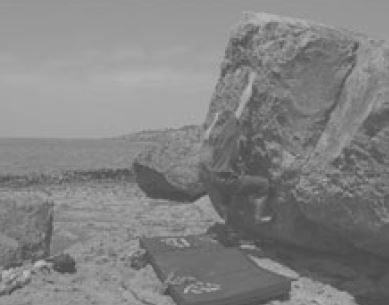
//> input picture Resources/hist.JPG, 389 x 305 px
$ ./UseHist   (built with g++ and OpenCV 4)
//> lines starting //> are read from the running program, lines starting //| are printed output that depends on the picture; after the words box and inside, x2 and y2 are one past the last pixel; in counts of white or black regions, pixels touching at a corner belong together
### Histogram/Hist.h
#pragma once
#include<iostream>
#include<opencv2/highgui/highgui.hpp>
#include<opencv2/imgproc/imgproc.hpp>
#define RESOURSESDIR "C:/sakeofShit/VS/myOpenCVPractice/Resources"

class Histo
{
private:
	cv::Mat source;
	cv::Mat original;
	cv::Mat grayscale;
	cv::Mat Histogram;
	std::vector <int> HistoCeil;
	int hist_w;
	int hist_h;
	int bin_w;
	const int HValues = 256;
	int this_brightness = 127;
	int this_contrast = 100;
private:
	bool imgLoad();
	void HValuesInit();
	void GetHV();
	void SetAttributes();
public:
	Histo();
	Histo(cv::Mat);
	~Histo();
	void DisplayAll();
	cv::Mat& GetSrc();
	cv::Mat& GetHist();
	static void ChangeBrightness(int, void*);
	static void ChangeContrast(int, void*);
	static cv::Mat getData(const std::string dir, const std::string savedir);
	void ChangeBrightness(int);
	void ChangeContrast(int);
};

### Histogram/Hist.cpp
#include "Hist.h"

// [38 lines left out: functions getData, Histo, not called in this run]

Histo::Histo(cv::Mat img)
{
	original = img;
	source = original.clone();
	HValuesInit();
	GetHV();
	SetAttributes();
	return;
}

Histo::~Histo()
{
	// All vectors and Mat objects are destroyed automatically
	// as they leave their scope
	return;
}

// [9 lines left out: functions GetSrc, GetHist, not called in this run]

void Histo::GetHV()
{
	cv::cvtColor(source, grayscale, cv::COLOR_BGR2GRAY);
	// calculate the no of pixels for each intensity values
	for (int y = 0; y < grayscale.rows; y++)
		for (int x = 0; x < grayscale.cols; x++)
			HistoCeil[(int)grayscale.at<uchar>(y, x)]++;
	return;
}

void Histo::HValuesInit()
{
	hist_w = 512;
	hist_h = 400;
	bin_w = cvRound((double)hist_w / HValues);
	HistoCeil.resize(HValues);
	// initialize all intensity values to 0
	for (int i = 0; i < HValues; ++i)
	{
		HistoCeil[i] = 0;
	}
	return;
}

void Histo::SetAttributes()
{
	Histogram = cv::Mat(hist_h, hist_w, CV_8UC1, cv::Scalar(255, 255, 255));
	int max = HistoCeil[0];
	for (int i = 1; i < HValues; i++) {
		if (max < HistoCeil[i])
			max = HistoCeil[i];
	}
	// normalize the histogram between 0 and histImage.rows
	for (int i = 0; i < HValues; ++i) {
		HistoCeil[i] = int(((double)HistoCeil[i] / max) * Histogram.rows);
	}
	// draw the intensity line for histogram
	for (int i = 0; i < HValues; i++)
	{
		cv::line(Histogram, cv::Point(bin_w * (i), hist_h),
			cv::Point(bin_w * (i), hist_h - HistoCeil[i]),
			cv::Scalar(0, 0, 0), 2, 8, 0);
	}
	return;
}

void Histo::DisplayAll()
{
	if (source.empty())
	{
		std::cerr << "\tNothing to display.\n\n";
		cv::waitKey();
		return;
	}
	const std::string HistWinName = "Intensity Histogram ";
	const std::string ImgWinName = "Image ";
	const std::string text("C: " + std::to_string(this_contrast) + " B: " + std::to_string(254 - this_brightness));

	cv::namedWindow(HistWinName, cv::WINDOW_AUTOSIZE);
	cv::imshow(HistWinName, Histogram);
	cv::namedWindow(ImgWinName, cv::WINDOW_AUTOSIZE);
	cv::hconcat(original, source, source);
	cv::putText(source, text, cv::Point(10, 20), cv::FONT_HERSHEY_DUPLEX, 0.5, cv::Scalar(255, 0, 255));
	cv::imshow(ImgWinName, source);
	return;
}

// [73 lines left out: functions imgLoad, ChangeBrightness, ChangeContrast, ChangeBrightness, ChangeContrast, not called in this run]

### Histogram/UseHist.cpp
#include "Hist.h"
#define RESDIR "C:/sakeofShit/VS/myOpenCVPractice/Resources"
#define SAVEDIR "C:/sakeofShit/VS/myOpenCVPractice/Saves"

int main()
{
	int bin_contrast = 100;
	int bin_intensity = 127;
	std::string pathname;
	const std::string dir(RESDIR);
	const std::string savedir(SAVEDIR);
	std::cout << "\nCurrent Directory to search is \"" << dir << "\"\n";
	std::cout << "Directory for saving is \"" << savedir << "\"\n";
	std::cout << "Enter the filename :\t";
	std::cin >> pathname;
//> the answer given: ../Resources/hist.JPG
	cv::Mat imgCap = cv::imread(dir + "/" + pathname);
//> imgCap is the input picture: 305 rows x 389 cols, CV_8UC3; min 68, max 199, mean 130.5
	if (imgCap.empty())
	{
		std::cerr << "\nFile empty.\n";
		return EXIT_FAILURE;
	}
	else
	{
		std::cerr << "\nFile opened succesfully. Now showing Brightness Histogram of image.\n";
		std::cerr << "Trackbars can be used to change the contrast & brightness of image.\n";
		std::cerr << "You can see how the Histogram of pixel brightness changes accordingly.\n";
		std::cerr << "Press 'S' for saving the processed image and its histogram into \"" + savedir + "\"\n";
		std::cerr << "Press 'D' for setting Brightness & Contrast to default\n";
		std::cerr << "Press +/- to increase/decrease contrast by 1 \n";
		std::cerr << "Press 'Shift' & +/- to increase/decrease brightness by 1 \n";
	}

	//cv::Mat empty = cv::Mat::zeros(cv::Size(1, 1000), CV_8UC1);
	//cv::namedWindow("TrackbarWin", cv::WINDOW_NORMAL);
	Histo H(imgCap);
//> after the loop in GetHV, `for (int y = 0; y < grayscale.rows; y++)`: HistoCeil = 256 values, max 3276 at index 153, min 0 at index 0, mean 463.5
//> in SetAttributes, `int max = HistoCeil[0];`: max = 0
//> the loop in SetAttributes, `for (int i = 1; i < HValues; i++)` made 255 passes
//> max on passes 68, 71, 72, 73, 74, 75, 76, 77, 78, 79, 80, 81: 1, 2, 5, 19, 64, 129, 267, 409, 481, 586, 620, 737
//> after the loop in SetAttributes, `for (int i = 1; i < HValues; i++)`: max = 3276
//> after the loop in SetAttributes, `for (int i = 0; i < HValues; ++i)`: HistoCeil = 256 values, max 400 at index 153, min 0 at index 0, mean 56.33
//> after the loop in SetAttributes, `for (int i = 0; i < HValues; i++)`:
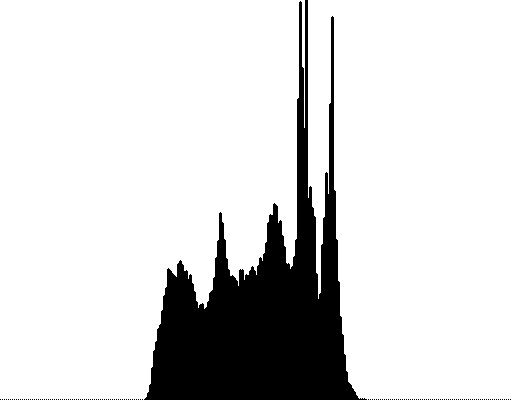
//> Histogram: 400 rows x 512 cols, CV_8UC1; 85.3% white; 145 black regions (144 under 20 px), largest, box (x1, y1, x2, y2) and area: (144, 0, 367, 400) 30036
	//cv::createTrackbar("Contrast", "TrackbarWin", &bin_contrast, 200, Histo::ChangeContrast, (void*)&H);
	//cv::createTrackbar("Brightness", "TrackbarWin", &bin_intensity, 255, Histo::ChangeBrightness, (void*)&H);
	H.DisplayAll();
//> in DisplayAll, `cv::hconcat(original, source, source);`:
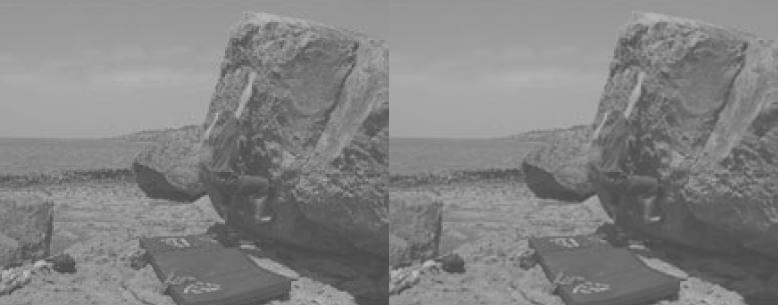
//> source: 305 rows x 778 cols, CV_8UC3; min 68, max 199, mean 130.5
//> in DisplayAll, `cv::putText(source, text, cv::Point(10, 20), cv::FONT_HERSHEY_DUPLEX, ..`:
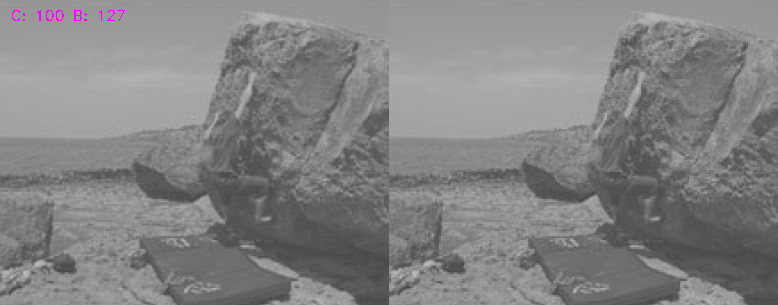
//> source: 305 rows x 778 cols, CV_8UC3; 0.11% of pixels changed, all inside (x1, y1, x2, y2) = (12, 10, 125, 21)
	int key = 0;
	int id = 0;
	//cv::imshow("TrackbarWin", empty);
	while ((key = cv::waitKey()) != 27)
	{
//> the Esc key is pressed
		switch (key)
		{
		case 45:
			H.ChangeBrightness(++bin_intensity);
			//Histo::ChangeBrightness(++bin_intensity, (void*)&H);
			break;
		case 61:
			H.ChangeBrightness(--bin_intensity);
			//Histo::ChangeBrightness(--bin_intensity, (void*)&H);
			break;
		case 95:
			H.ChangeContrast(--bin_contrast);
			//Histo::ChangeContrast(--bin_contrast, (void*)&H);
			break;
		case 43:
			H.ChangeContrast(++bin_contrast);
			//Histo::ChangeContrast(++bin_contrast, (void*)&H);
			break;
		case 115 :
			cv::imwrite(savedir + "/" + "Img" + std::to_string(++id) + ".jpg", H.GetSrc());
			cv::imwrite(savedir + "/" + "Hist" + std::to_string(id) + ".jpg", H.GetHist());
			std::cout << "Save done succesfully!\n";
			break;
		case 100:
			Histo::ChangeBrightness(bin_intensity = 127, (void*)&H);
			Histo::ChangeContrast(bin_contrast = 100, (void*)&H);
			std::cout << "Set to default!\n";
			break;
		default:
			std::cout << "Nothing to do here! KeyCode:\t" << key << "\n";
			break;
		}
	}
	std::cout << "\nProgramm finished. (0)\n";
	return EXIT_SUCCESS;
}

$ run again, with Resources/cat.JPG copied over Resources/hist.JPG
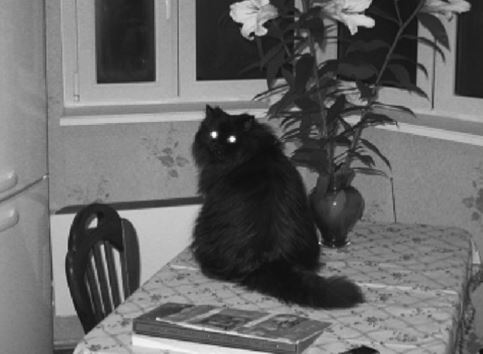
//> input picture Resources/cat.JPG, 483 x 354 px
//> imgCap is the input picture: 354 rows x 483 cols, CV_8UC3; mean B, G, R 103.8, 103.8, 103.9
//> after the loop in GetHV, `for (int y = 0; y < grayscale.rows; y++)`: HistoCeil = 256 values, max 2571 at index 33, min 0 at index 0, mean 667.9
//> in SetAttributes, `int max = HistoCeil[0];`: max = 0
//> the loop in SetAttributes, `for (int i = 1; i < HValues; i++)` made 255 passes
//> max on passes 8, 13, 14, 15, 16, 17, 18, 19: 1, 4, 13, 78, 206, 563, 705, 872
//> after the loop in SetAttributes, `for (int i = 1; i < HValues; i++)`: max = 2571
//> after the loop in SetAttributes, `for (int i = 0; i < HValues; ++i)`: HistoCeil = 256 values, max 400 at index 33, min 0 at index 0, mean 103.5
//> after the loop in SetAttributes, `for (int i = 0; i < HValues; i++)`:
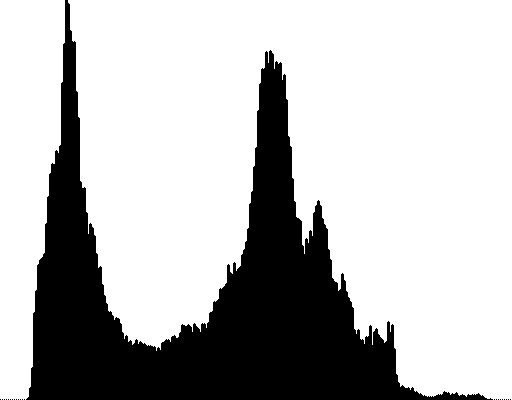
//> Histogram: 400 rows x 512 cols, CV_8UC1; 73.5% white; 23 black regions (22 under 20 px), largest, box (x1, y1, x2, y2) and area: (26, 0, 493, 400) 54214
//> in DisplayAll, `cv::putText(source, text, cv::Point(10, 20), cv::FONT_HERSHEY_DUPLEX, ..`:
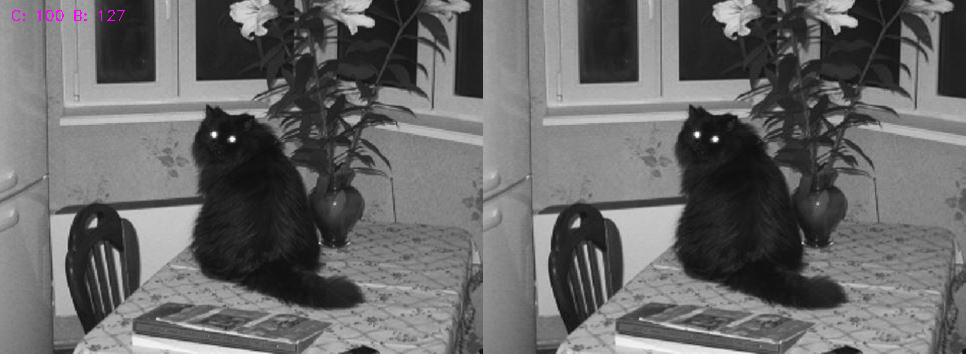
//> source: 354 rows x 966 cols, CV_8UC3; mean B, G, R 103.9, 103.8, 104
